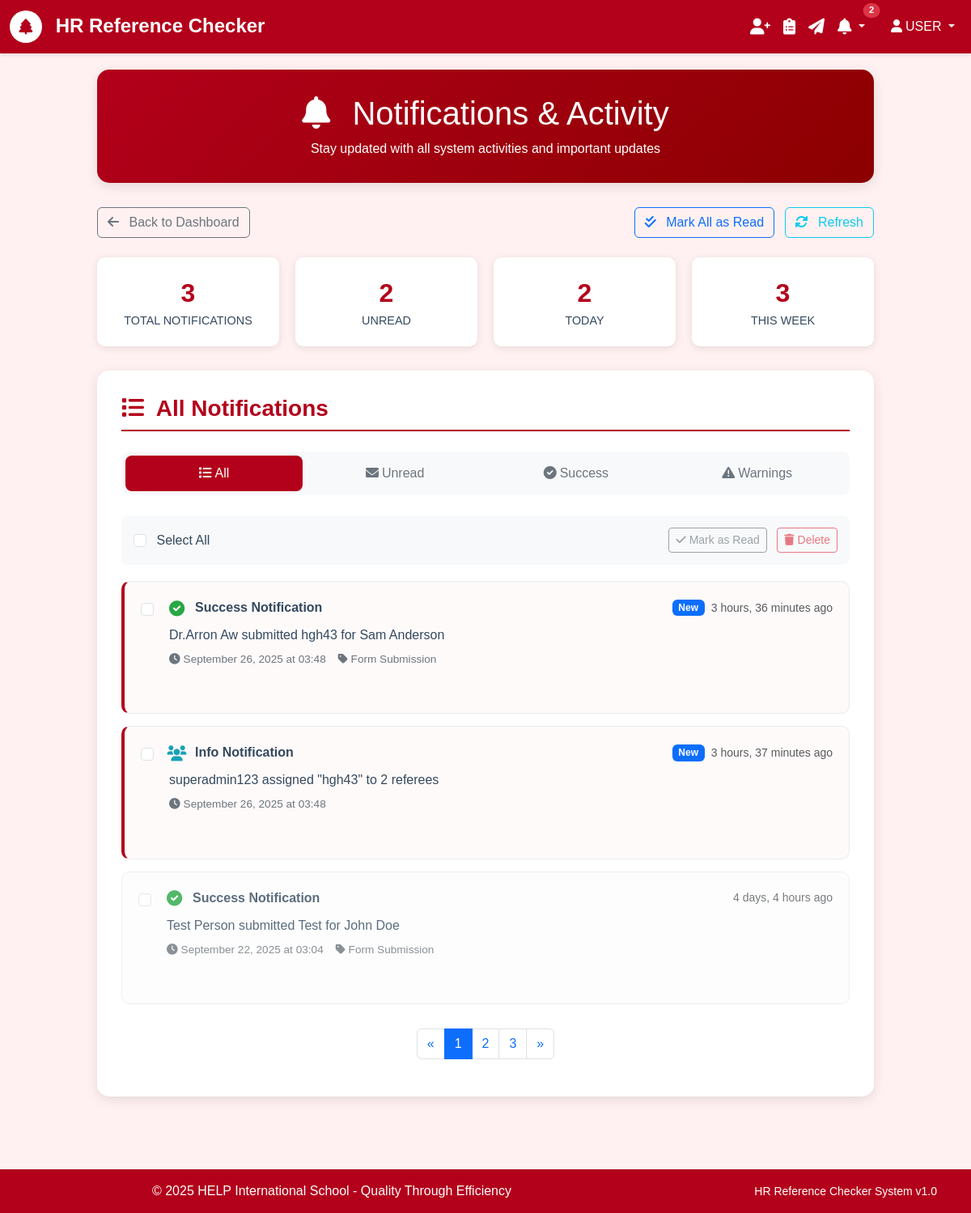
The app's page /notifications/ (signed in) with its own data.
### authentication/models.py (models this page shows, shortened)
class User(AbstractUser):
    email = models.EmailField(unique=True)
    is_active = models.BooleanField(default=True)
    created_at = models.DateTimeField(auto_now_add=True)
    USERNAME_FIELD = 'email'
    REQUIRED_FIELDS = ['username']
    class Meta:
        db_table = 'auth_user'
        verbose_name = 'User'
        verbose_name_plural = 'Users'

### core/models.py (models this page shows, shortened)
class Notification(models.Model):
    user = models.ForeignKey(settings.AUTH_USER_MODEL, on_delete=models.CASCADE, related_name='notifications')
    title = models.CharField(max_length=200)
    message = models.TextField()
    notification_type = models.CharField(max_length=20, choices=NotificationType.choices, default=NotificationType.INFO)
    icon = models.CharField(max_length=50, default='fas fa-info-circle')
    is_read = models.BooleanField(default=False)
    is_dismissed = models.BooleanField(default=False)
    content_type = models.ForeignKey('contenttypes.ContentType', on_delete=models.CASCADE, null=True, blank=True)
    object_id = models.PositiveIntegerField(null=True, blank=True)
    created_at = models.DateTimeField(auto_now_add=True)
    read_at = models.DateTimeField(null=True, blank=True)
    class Meta:
        ordering = ['-created_at']
        indexes = [
            models.Index(fields=['user', 'is_read', 'is_dismissed']),
            models.Index(fields=['created_at']),
        ]
    @classmethod
    def get_unread_count(cls, user):
        return cls.objects.filter(user=user, is_read=False, is_dismissed=False).count()
    @classmethod
    def get_recent_notifications(cls, user, limit=10):
        return cls.objects.filter(user=user, is_dismissed=False).order_by('-created_at')[:limit]

### core/views.py (the view)
# urls.py: path('notifications/', views.NotificationsView.as_view(), name='notifications'),
class NotificationsView(LoginRequiredMixin, TemplateView):
    template_name = 'core/notifications.html'
    def get_context_data(self, **kwargs):
        context = super().get_context_data(**kwargs)
        try:
            from core.models import Notification
            all_notifications = Notification.objects.filter(
                user=self.request.user,
                is_dismissed=False
            ).order_by('-created_at')
            today = timezone.now().date()
            week_ago = timezone.now() - timedelta(days=7)
            total_notifications = all_notifications.count()
            unread_notifications = all_notifications.filter(is_read=False).count()
            todays_notifications = all_notifications.filter(created_at__date=today).count()
            this_weeks_notifications = all_notifications.filter(created_at__gte=week_ago).count()
            formatted_notifications = []
            for notification in all_notifications:
                formatted_notifications.append({
                    'id': notification.id,
                    'type': notification.notification_type,
                    'icon': notification.icon,
                    'message': notification.message,
                    'time': notification.created_at,
                    'is_new': not notification.is_read,
                    'title': notification.title,
                })
            context.update({
                'notifications': formatted_notifications,
                'total_notifications': total_notifications,
                'unread_notifications': unread_notifications,
                'todays_notifications': todays_notifications,
                'this_weeks_notifications': this_weeks_notifications,
            })
        except ImportError:
            context.update({
                'notifications': [],
                'total_notifications': 0,
                'unread_notifications': 0,
                'todays_notifications': 0,
                'this_weeks_notifications': 0,
            })
        return context

### templates/core/notifications.html (shortened to what this page needs)
{% extends 'base.html' %}
{% block content %}
<div class="notifications-container">
    <div class="notifications-header">
        <h1>
            <i class="fas fa-bell me-3"></i>
            Notifications & Activity
        </h1>
        <p class="mb-0 mt-2">Stay updated with all system activities and important updates</p>
    </div>
    <div class="d-flex justify-content-between align-items-center mb-4">
        <div>
            <a href="{% url 'core:dashboard' %}" class="btn btn-outline-secondary">
                <i class="fas fa-arrow-left me-2"></i>
                Back to Dashboard
            </a>
        </div>
        <div>
            <button class="btn btn-outline-primary me-2" onclick="markAllAsRead()">
                <i class="fas fa-check-double me-2"></i>
                Mark All as Read
            </button>
            <button class="btn btn-outline-info" onclick="refreshNotifications()">
                <i class="fas fa-sync-alt me-2"></i>
                Refresh
            </button>
        </div>
    </div>
    <div class="notifications-stats">
        <div class="stat-card">
            <div class="stat-number">{{ total_notifications|default:0 }}</div>
            <div class="stat-label">Total Notifications</div>
        </div>
        <div class="stat-card">
            <div class="stat-number">{{ unread_notifications|default:0 }}</div>
            <div class="stat-label">Unread</div>
        </div>
        <div class="stat-card">
            <div class="stat-number">{{ todays_notifications|default:0 }}</div>
            <div class="stat-label">Today</div>
        </div>
        <div class="stat-card">
            <div class="stat-number">{{ this_weeks_notifications|default:0 }}</div>
            <div class="stat-label">This Week</div>
        </div>
    </div>
    <div class="notifications-section">
        <h3 class="section-title">
            <i class="fas fa-list me-2"></i>
            All Notifications
        </h3>
        <div class="filter-tabs">
            <button class="filter-tab active" onclick="filterNotifications('all')">
                <i class="fas fa-list me-1"></i>All
            </button>
            <button class="filter-tab" onclick="filterNotifications('unread')">
                <i class="fas fa-envelope me-1"></i>Unread
            </button>
            <button class="filter-tab" onclick="filterNotifications('success')">
                <i class="fas fa-check-circle me-1"></i>Success
            </button>
            <button class="filter-tab" onclick="filterNotifications('warning')">
                <i class="fas fa-exclamation-triangle me-1"></i>Warnings
            </button>
        </div>
        <div class="bulk-actions">
            <div>
                <input type="checkbox" id="selectAll" class="form-check-input me-2" onchange="toggleSelectAll()">
                <label for="selectAll" class="form-check-label">Select All</label>
            </div>
            <div>
                <button class="btn btn-sm btn-outline-secondary me-2" onclick="markSelectedAsRead()" disabled id="markReadBtn">
                    <i class="fas fa-check me-1"></i>Mark as Read
                </button>
                <button class="btn btn-sm btn-outline-danger" onclick="deleteSelected()" disabled id="deleteBtn">
                    <i class="fas fa-trash me-1"></i>Delete
                </button>
            </div>
        </div>
        {% if notifications %}
            <div id="notificationsList">
                {% for notification in notifications %}
                    <div class="notification-item {% if notification.is_new %}unread{% else %}read{% endif %}"
                         data-type="{{ notification.type }}"
                         data-id="{{ forloop.counter }}">
                        <div class="notification-header">
                            <div class="d-flex align-items-center">
                                <input type="checkbox" class="form-check-input notification-checkbox me-3"
                                       onchange="updateBulkActions()">
                                <i class="{{ notification.icon }} notification-icon notification-type-{{ notification.type }}"></i>
                                <strong>{{ notification.type|title }} Notification</strong>
                            </div>
                            <div class="d-flex align-items-center">
                                {% if notification.is_new %}
                                    <span class="badge bg-primary me-2">New</span>
                                {% endif %}
                                <small class="text-muted">{{ notification.time|timesince }} ago</small>
                            </div>
                        </div>
                        <div class="notification-content">
                            <div class="notification-message">
                                {{ notification.message }}
                            </div>
                            <div class="notification-meta">
                                <span><i class="fas fa-clock me-1"></i>{{ notification.time|date:"F d, Y \a\\t H:i" }}</span>
                                {% if notification.type == 'success' %}
                                    <span><i class="fas fa-tag me-1"></i>Form Submission</span>
                                {% elif notification.type == 'warning' %}
                                    <span><i class="fas fa-tag me-1"></i>Overdue Form</span>
                                {% endif %}
                            </div>
                        </div>
                    </div>
                {% endfor %}
            </div>
            <div class="pagination-container">
                <nav aria-label="Notifications pagination">
                    <ul class="pagination">
                        <li class="page-item">
                            <a class="page-link" href="#" aria-label="Previous">
                                <span aria-hidden="true">&laquo;</span>
                            </a>
                        </li>
                        <li class="page-item active"><a class="page-link" href="#">1</a></li>
                        <li class="page-item"><a class="page-link" href="#">2</a></li>
                        <li class="page-item"><a class="page-link" href="#">3</a></li>
                        <li class="page-item">
                            <a class="page-link" href="#" aria-label="Next">
                                <span aria-hidden="true">&raquo;</span>
                            </a>
                        </li>
                    </ul>
                </nav>
            </div>
        {% endif %}
    </div>
</div>
{% endblock %}

### templates/base.html (shortened to what this page needs)
<!DOCTYPE html>
<html lang="en">
<head>
    <link href="https://cdn.jsdelivr.net/npm/bootstrap@5.3.0/dist/css/bootstrap.min.css" rel="stylesheet">
    <link href="https://cdnjs.cloudflare.com/ajax/libs/font-awesome/6.0.0/css/all.min.css" rel="stylesheet">
</head>
<body>
    <nav class="navbar navbar-expand-lg navbar-dark">
        <div class="container-fluid">
            <a class="navbar-brand" href="{% url 'core:home' %}">
                <span class="help-logo">
                    <i class="fas fa-tree"></i>
                </span>
                HR Reference Checker
            </a>
            <div class="collapse navbar-collapse" id="navbarNav">
                {% if user.is_authenticated %}
                    <ul class="navbar-nav me-3">
                        <li class="nav-item">
                            <a class="nav-link" href="{% url 'referees:list' %}" title="Manage Referees">
                                <i class="fas fa-user-plus fa-lg"></i>
                            </a>
                        </li>
                        <li class="nav-item">
                            <a class="nav-link" href="{% url 'form_templates:list' %}" title="Manage Templates">
                                <i class="fas fa-clipboard-list fa-lg"></i>
                            </a>
                        </li>
                        <li class="nav-item">
                            <a class="nav-link" href="{% url 'forms:list' %}" title="Assign Forms">
                                <i class="fas fa-paper-plane fa-lg"></i>
                            </a>
                        </li>
                        <li class="nav-item dropdown">
                            <a class="nav-link dropdown-toggle position-relative" href="#" title="Notifications" role="button" data-bs-toggle="dropdown" id="notificationDropdown">
                                <i class="fas fa-bell fa-lg"></i>
                                {% if notification_count > 0 %}
                                    <span class="position-absolute top-0 start-100 translate-middle badge rounded-pill bg-danger notification-badge" id="notificationBadge">
                                        {{ notification_count }}
                                    </span>
                                {% endif %}
                            </a>
                        </li>
                    </ul>
                {% endif %}
                <ul class="navbar-nav">
                    {% if user.is_authenticated %}
                        <li class="nav-item dropdown">
                            <a class="nav-link dropdown-toggle" href="#" id="navbarDropdown" role="button" data-bs-toggle="dropdown">
                                <i class="fas fa-user me-1"></i>{{ user.first_name|upper|default:"USER" }}
                            </a>
                        </li>
                    {% else %}
                        <li class="nav-item">
                            <a class="nav-link" href="{% url 'authentication:login' %}">
                                <i class="fas fa-sign-in-alt me-1"></i>Login
                            </a>
                        </li>
                    {% endif %}
                </ul>
            </div>
        </div>
    </nav>
    <div class="main-content-area">
        {% block content %}{% endblock %}
    </div>
    <footer class="footer">
        <div class="container">
            <div class="row">
                <div class="col-md-8">
                    <p class="mb-0">&copy; 2025 HELP International School - Quality Through Efficiency</p>
                </div>
                <div class="col-md-4 text-end">
                    <small>HR Reference Checker System v1.0</small>
                </div>
            </div>
        </div>
    </footer>
</body>
</html>

### records on screen
Notification: type "Success", time "3 hours, 36 minutes", message "Dr.Arron Aw submitted hgh43 for Sam Anderson", time "September 26, 2025 at 03:48"
Notification: type "Info", time "3 hours, 37 minutes", message "superadmin123 assigned \"hgh43\" to 2 referees", time "September 26, 2025 at 03:48"
Notification: type "Success", time "4 days, 4 hours", message "Test Person submitted Test for John Doe", time "September 22, 2025 at 03:04"

### other values on screen
{{ notification_count }} "2"
{{ user.first_name|upper|default:"USER" }} "USER"
{{ total_notifications|default:0 }} "3"
{{ unread_notifications|default:0 }} "2"
{{ todays_notifications|default:0 }} "2"
{{ this_weeks_notifications|default:0 }} "3"
